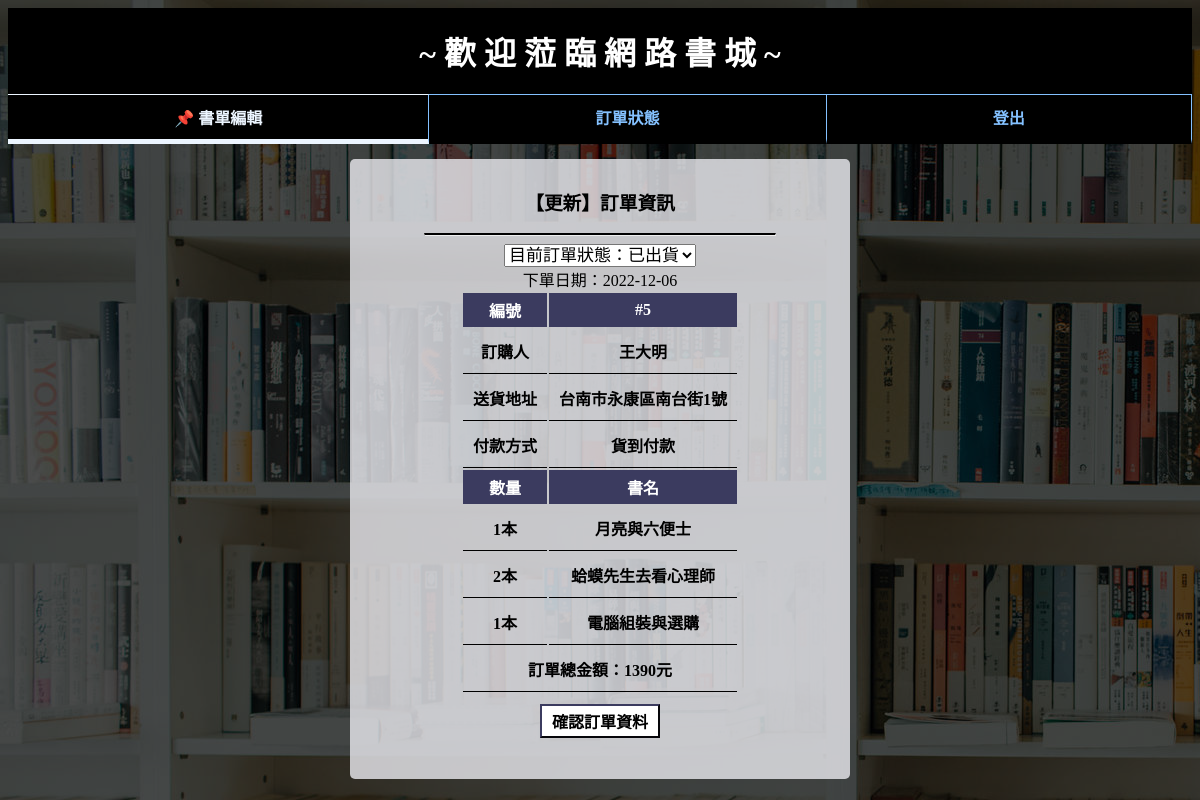
Page /bookstore/admin_order_update.php?id=5 on the committed database.
### tables this page shows
CREATE TABLE `order_list` (
  `order_id` int(10) NOT NULL,
  `member_num` int(10) NOT NULL,
  `member_name` varchar(200) NOT NULL,
  `member_add` varchar(200) NOT NULL,
  `pay` varchar(7) NOT NULL,
  `order_total` int(10) NOT NULL,
  `order_status` varchar(10) NOT NULL,
  `order_time` date NOT NULL
);

CREATE TABLE `order_item` (
  `order_id` int(10) NOT NULL,
  `book_name` varchar(200) NOT NULL,
  `book_num` int(10) NOT NULL,
  `book_total` int(10) NOT NULL
);

### bookstore/admin_order_update.php (the view, shortened to what this page needs)
<?php
include("condb.php");
$sel_order_list = "SELECT *FROM order_list WHERE order_id = ".$_GET["id"];
$sel_order_list = mysqli_query($db_link, $sel_order_list);
$show_orders = mysqli_fetch_array($sel_order_list);
$sel_order_items= "SELECT *FROM order_item WHERE order_id = ".$_GET["id"];
$sel_order_items= mysqli_query($db_link, $sel_order_items);
?>
<html>
<head>
    <link rel="stylesheet" type="text/css" href="style.css">
</head>
<body>
    <div class="admin_a">
        <div class="menu_title">~ 歡 迎 蒞 臨 網 路 書 城 ~</div>
        <nav class="menu">
            <a style="color:#ECF5FF;" href="admin_book_data.php" class="menu_item_in">📌 書單編輯</a>
            <a href='admin_order_data.php' class='menu_item'>訂單狀態</a>
            <a href='?logout=true' class='menu_item'>登出</a>
        </nav>
        <div class="admin_b">
            <h3>【更新】訂單資訊</h3>
            <hr style="border-top:2px solid black;width:350px;">
            <form action="" method="post" name="formu_pdate" id="form_update">
                    <select name="order_status">
                        <?php echo "<option value='".$show_orders["order_status"]."'selected>目前訂單狀態：".$show_orders["order_status"]."</option>";
                            echo "<option value='訂單完成'>下一步->訂單完成</option>";?>
                    </select><br>
                    下單日期：<?php echo $show_orders["order_time"]; ?>
                <table class="tb_show">
                    <tr>
                        <th>編號</th>
                        <th>#<?php echo $show_orders["order_id"]; ?></th>
                    </tr>
                    <tr>
                        <td>訂購人</td>
                        <td><?php echo $show_orders["member_name"] ?></td>
                    </tr>
                    <tr>
                        <td>送貨地址</td>
                        <td><?php echo $show_orders["member_add"] ?></td>
                    </tr>
                    <tr>
                        <td>付款方式</td>
                        <td><?php echo $show_orders["pay"] ?></td>
                    </tr>
                    <tr>
                    <th>數量</th>
                    <th>書名</th>
                </tr>
                    <?php
                    while ($order_items = $sel_order_items->fetch_assoc()) {
						echo "<tr>";
                        echo "<td>" . $order_items["book_num"] . "本</td>";
						echo "<td>".$order_items["book_name"]."</td>";
						echo "</tr>";
					}
                    ?>
                    <tr>
                        <td colspan="2">訂單總金額：<?php echo $show_orders["order_total"] ?>元</td>
                    </tr>
                </table>
                <input type="submit" class="btn_WhiteBlue" name="button" value="確認訂單資料">
            </form>
        </div>
</body>
</html>

### bookstore/style.css (style rules this page uses)
body { background-image: url(image/bg01.jpg); background-blend-mode: multiply; background-color: rgba(0, 0, 0, .7); }
h3, .a, .b, .admin_a { text-align: center; }
table { margin: auto; text-align: center; }
.admin_b { width: 500px; margin: 0 auto; background-color: rgba(235, 235, 240, 0.8); border-radius: 5px; padding: 10px 0px 15px; }
.menu_title { font-size: 32px; color: #fff; text-align: center; background: #000; padding: 20px; font-weight: bold; }
.menu { display: flex; align-items: center; background: #000; margin-bottom: 15px; }
.menu_item { flex-grow: 1; padding: 10px; border-top: 1px solid #84C1FF; border-right: 1px solid #84C1FF; border-bottom: 5px solid transparent; transition: 0.3s; }
.menu a { text-decoration: none; color: #84C1FF; font-weight: bold; }
.menu_item_in { flex-grow: 1; padding: 10px; border-top: 1px solid #ECF5FF; border-right: 1px solid #84C1FF; border-bottom: 5px solid #ECF5FF; transition: 0.3s; }
.btn_WhiteBlue { padding: 3px 10px; font-size: 16px; font-weight: bold; margin: 10px; background-color: #fff; color: #000; border-color: #3b3b5f; }
.tb_show th { padding: 5px 20px; font-size: 16px; background: #3b3b5f; color: #fff; }
.tb_show td { border-bottom: 1px solid #000; font-size: 16px; font-weight: bold; padding: 10px; }
select { font-size: 17px; width: auto; }

### bookstore/admin_order_update.php (style rules this page uses)
input { font-size: 16px; }

### rows in the picture
order_list: order_time "2022-12-06", order_id "5", member_name "王大明", member_add "台南市永康區南台街1號", pay "貨到付款", order_total "1390"
order_item: book_num "1", book_name "月亮與六便士"
order_item: book_num "2", book_name "蛤蟆先生去看心理師"
order_item: book_num "1", book_name "電腦組裝與選購"
